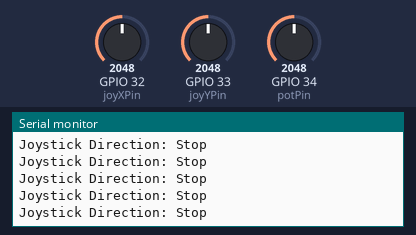
The program below on a simulated ESP32. Shown: the last lines printed to the serial monitor. The test bench sets the inputs (shaded band); at power-on: GPIO 32 (joyXPin) = 2048, GPIO 33 (joyYPin) = 2048, GPIO 34 (potPin) = 2048.

Above: at 1.2 s.
1.3 s: GPIO 32 (joyXPin) set to 1256
2.8 s: GPIO 32 (joyXPin) set to 1193
At 2.84 s:
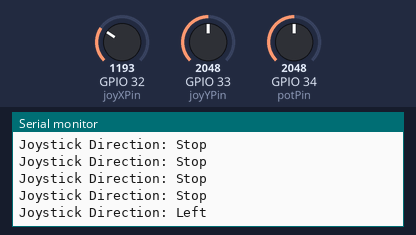
4.7 s: GPIO 33 (joyYPin) set to 1288
At 4.73 s:
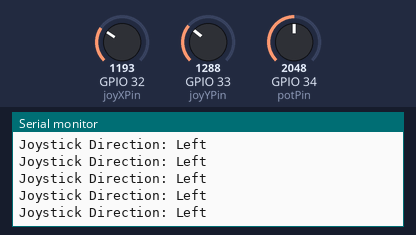
6.2 s: GPIO 33 (joyYPin) set to 1174
At 6.26 s:
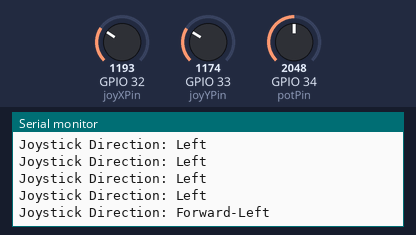

The program:

main.cpp
```cpp
#include <esp_now.h>
#include <WiFi.h>
#include "Joystick.h"
// MAC Addresses
uint8_t armAddress[] = {0xC8, 0xF0, 0x9E, 0xB9, 0x94, 0x0C};
uint8_t carAddress[] = {0x80, 0xF3, 0xDA, 0x54, 0xAC, 0x58};

typedef struct ESPNOW_Message {
  int command;
  int value1;
  int value2;
  int value3;
} ESPNOW_Message;

ESPNOW_Message myData;
esp_now_peer_info_t peerInfo;

const int potPin = 34;

// A threshold to decide when the joystick is pushed far enough
// 40 out of 100 means you have to push it 40% of the way to trigger a direction
const int threshold = 40;

void setup() {
  Serial.begin(115200);
  WiFi.mode(WIFI_STA);
  esp_now_init();

  // Register Arm
  memcpy(peerInfo.peer_addr, armAddress, 6);
  peerInfo.channel = 0;
  peerInfo.encrypt = false;
  esp_now_add_peer(&peerInfo);

  // Register Car
  memcpy(peerInfo.peer_addr, carAddress, 6);
  esp_now_add_peer(&peerInfo);
}

void loop() {
  // --- 1. HANDLE ARM (Potentiometer) ---
  int potValue = analogRead(potPin);
  myData.command = 1;
  myData.value1 = map(potValue, 0, 4095, 0, 180);
  myData.value2 = 0;
  myData.value3 = 0;
  esp_now_send(armAddress, (uint8_t *) &myData, sizeof(myData));

  delay(10);

  // --- 2. HANDLE CAR (Joystick 8-Way Logic) ---
 int direction = getJoystickDirection(threshold);
  // Forward-Left
Serial.print("Joystick Direction: ");
switch(direction) {
  case 0: Serial.println("Stop"); break;
  case 1: Serial.println("Forward"); break;
  case 2: Serial.println("Forward-Right"); break;
  case 3: Serial.println("Right"); break;
  case 4: Serial.println("Backward-Right"); break;
  case 5: Serial.println("Backward"); break;
  case 6: Serial.println("Backward-Left"); break;
  case 7: Serial.println("Left"); break;
  case 8: Serial.println("Forward-Left"); break;
}
myData.command = 2; // Car command
myData.value1 = direction; // Send ONLY the integer 0-8
myData.value2 = 0; // Unused
myData.value3 = 0;

  esp_now_send(carAddress, (uint8_t *) &myData, sizeof(myData));

  delay(40);
}
```

Joystick.cpp
```cpp
#include "Joystick.h"
const int joyXPin = 32;
const int joyYPin = 33;
int getJoystickDirection( int threshold) {
  // Map to -100 to 100 percentage.
  int rawX = analogRead(joyXPin);
  int rawY = analogRead(joyYPin);

  int x = map(rawX, 0, 4095, -100, 100);
  int y = map(rawY, 0, 4095, 100, -100);

  // Determine which zones the stick is pushed into
  bool up = (y > threshold);
  bool down = (y < -threshold);
  bool right = (x > threshold);
  bool left = (x < -threshold);

  int direction = 0; // Default to Stop

  if (up && !right && !left) direction = 1;         // Forward
  else if (up && right) direction = 2;              // Forward-Right
  else if (!up && !down && right) direction = 3;    // Right
  else if (down && right) direction = 4;            // Backward-Right
  else if (down && !right && !left) direction = 5;  // Backward
  else if (down && left) direction = 6;             // Backward-Left
  else if (!up && !down && left) direction = 7;     // Left
  else if (up && left) direction = 8;               // Forward-Left
  return direction;
}
```

Joystick.h
```cpp
#pragma once
#include <Arduino.h>

int getJoystickDirection(int threshold);
```

Measured:
- the behaviour switches between 1229 and 1228 on GPIO 32 (joyXPin) (found by bisection; images 0 and 1)
- the behaviour switches between 1229 and 1228 on GPIO 33 (joyYPin) (found by bisection; images 2 and 3)
- after the input at 2.8 s, the serial monitor: prints a new line at once (image 1)
- after the input at 6.2 s, the serial monitor: prints a new line after 0.05 s (image 3)
